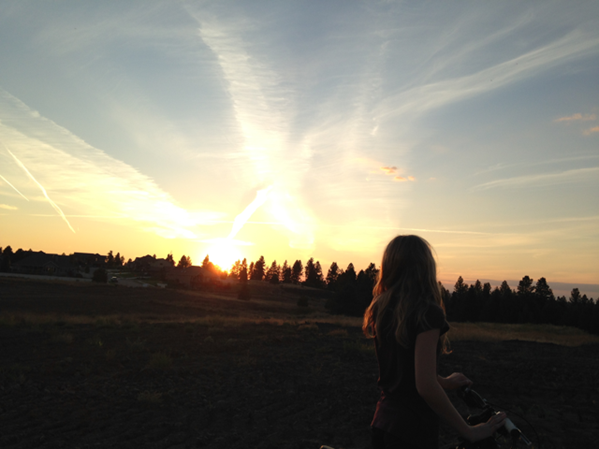
#> input picture Images/r1RGB.png, 599 x 449 px
$ python cvPyramid.py
#> lines starting #> are read from the running program, lines starting #| are printed output that depends on the picture
### PCGF_gamma.py
#!/usr/bin/env python3
# -*- coding: utf-8 -*-
"""
Created on Sun Nov 28 22:56:04 2021

This function applies PCGF to the image according to the reference [1]

@author: ruwwad
@edited: damilola
"""

# References:
    # [1] C. Li, S. Tang, J. Yan and T. Zhou, "Low-Light Image Enhancement via
    #     Pair of Complementary Gamma Functions by Fusion," in IEEE Access,
    #     vol. 8, pp. 169887-169896, 2020, doi: 10.1109/ACCESS.2020.3023485.

import numpy as np
from colorSpace import rgb2hsiIm, hsi2rgbIm

def gammaCorrT(Im, gamma):
    # Applies gamma correction to the image according to the reference [1]
    n = int(np.ceil(np.log2(np.amax(np.array(Im))+1)))  #Number of bits required to represent x
    mx = 2**n - 1  #Maximum "possible" intensity in the image
    #Consider using the actual maximum value in the image
    output = np.zeros(Im.shape)
    for i in range(Im.shape[0]):
        for j in range(Im.shape[1]):
            # output[i,j] = mx *(1 - (1 - Im[i,j]/mx)**(1/gamma) ) #Gamma correction equation
            output[i,j] = mx *((1 - (1 - Im[i,j]/mx)**(1/gamma))**gamma ) #Gamma correction equation
    return output

def crtCorr(Im, gamma):
    # Applies CRT gamma correction to the image according to the reference [1]
    n = int(np.ceil(np.log2(np.amax(np.array(Im))+1)))  #Number of bits required to represent x
    mx = 2**n - 1  #Maximum "possible" intensity in the image
    #Consider using the actual maximum value in the image
    output = np.zeros(Im.shape)
    for i in range(Im.shape[0]):
        for j in range(Im.shape[1]):
            output[i,j] = mx *(1 - (1 - Im[i,j]/mx)**(gamma) ) #Gamma correction equation
    return output

def PCGF_gamma(Im_Org, gamma):
    # Applies PCGF to the image according to the reference [1]
    # The below statement checks if the input image is RGB
    if len(Im_Org.shape) == 2:
        RGB = False
        I = np.copy(Im_Org)
    else:
        RGB = True
        # Im = (Im_Org[:,:,0]+Im_Org[:,:,1]+Im_Org[:,:,2])/3  #Note that the results could warp if the array type was not float, resulting in a heavily distorted image.
        HSI = rgb2hsiIm(Im_Org) #Used to preserve color when computing the PCGF
        n = int(np.ceil(np.log2(np.amax(np.array(Im_Org))+1)))  #Number of bits required to represent x
        L = 2**n  #Number of intensity levels available in the image (in other words, it is our bandwidth).
        I = (L-1)*HSI[:,:,2]  #Transforms the range of the intensities from [0, 1] to [0, L-1]
    y1 = crtCorr(I, gamma)  #Applies inverse gamma correction
    y2 = gammaCorrT(I, gamma) ##Applies gamma correction
    v1 = np.sum(y1)/np.size(y1) #Average value of y1
    v2 = np.sum(y2)/np.size(y2) #Average value of y2
    (c1, c2) = (v1/(v1+v2), v2/(v1+v2))  #Coefficients used for naive blending.
    y = c1*y1 + c2*y2 #Output intensity channel
    if RGB:
        HSI[:,:,2] = y
        output = hsi2rgbIm(HSI, 8)
    else:
        output = y
    return output

# [78 lines of commented-out code are left out]

### hist.py
#!/usr/bin/env python3
# -*- coding: utf-8 -*-
"""
Created on Tue Nov  2 22:09:14 2021

@author: ruwwad
@edited: damilola
"""

def hist(Im):
    import numpy as np
    # Finds the histogram of the image
    # This function has two assumptions:
    # 1- The minimum intensity is zero
    # 2- All intensity values are integers
    # print(Im)
    Im = np.array(Im)  #Converts the image into a numpy array to avoid edge-cases
    # The if statement below allow the function to find the histogram of:
    # 1- greyscale images.
    # 2- RGB images.
    # 3- Videos of rgb images.
    if len(Im.shape) == 1:
        Im = np.array([[[Im]]])
    elif len(Im.shape) == 2:
        Im = np.array([[Im]])
    elif len(Im.shape) == 3:
        Im = np.array([Im])
    # print(Im)
    n = int(np.ceil(np.log2(np.amax(np.array(Im))+1)))  #Number of bits required to represent x
    histo = np.zeros(2**n)  #Initializes the histogram
    for i in range(Im.shape[0]):
        for j in range(Im.shape[1]):
            for k in range(Im.shape[2]):
                for n in range(Im.shape[3]):
                    histo[int(Im[i,j,k,n])] += 1
    return histo


# [20 lines of commented-out code are left out]

### histEq.py
#!/usr/bin/env python3
# -*- coding: utf-8 -*-
"""
Created on Tue Nov  2 22:17:54 2021

@author: ruwwad
@edited: damilola
"""

#Finds the equalized histogram of greyscale images
def histEq(Im):
    import numpy as np
    from hist import hist

    histIm = hist(Im) / Im.size
    normHist = np.zeros(histIm.shape)
    normHist[0] = np.copy(histIm[0])
    for i in range(1, len(histIm)):
        v = histIm[i]
        normHist[i] += np.sum(histIm[0:i+1])
        # print("i= {}\nv= {}\n".format(i,v))

      #Number of bits required to represent x
    normHist = np.round(normHist * (len(histIm)-1))
    output = np.zeros(Im.shape)
    for i in range(Im.shape[0]):
        for j in range(Im.shape[1]):
            output[i,j] = normHist[int(Im[i,j])]
    return output

# [22 lines of commented-out code are left out]

### filterImGray.py
#!/usr/bin/env python3
# -*- coding: utf-8 -*-
"""
Created on Tue Oct 26 23:01:36 2021

@author: ruwwad
@edited: damilola
"""
# from PIL import Image
# from matplotlib import pyplot as plt

def filterImGray(Im, f):
    #Applies a filter to an image
    #"Im" is the image
    #"f" is the filter
    import numpy as np

    Im = np.array(Im)  #Converts the image into a numpy array
    f = np.flip(np.array(f))  #Converts the filter into a numpy array.
                              #The filter is flipped to perform convolution.
                              #Otherwise, it will perform correlation instead.
    #Flipping the filter is essential to perform proper convolution.
    #Convolving an image with a 2D impluse should result in the same image.
    #This can easily be proved by setting:
        #delta=np.zeros((5,5)); delta[2,2]=1; f = np.arange(9).reshape(3,3)
        #filterImGray(delta, f)
    #The output should be "f"

    #f_sz = np.flip(np.append([1,1,1,1], np.array(f.shape)))  #Size of "f"
    f_sz = f.shape  # Size of "f"
    fv= f_sz[0]  #Number of rows "f" has
    fh= f_sz[1]  #Number of columns "f" has

    i_sz = Im.shape  #Size of "Im"
    iv= i_sz[0]  #Number of rows "Im" has
    ih= i_sz[1]  #Number of columns "Im" has

    if fv > iv or fh > ih:
        (Im, iv, ih, f, fv, fh) = (f, fv, fh, Im, iv, ih)  #Edge case: The user swapped the filter with the image

    xi= (fv-1) / 2   #Initial point in x
    xf= iv - xi - 1    #Final point in x
    yi= (fh-1) / 2   #Initial point in y
    yf= ih - yi - 1    #Final point in y
    # print(xi,xf,yi,yf)
    # newIm= np.zeros([ic, int(xf-xi+1), int(yf-yi+1)])
    newIm= np.zeros([int(xf-xi+1), int(yf-yi+1)])

    for i in np.arange(xi, xf+1):
        for j in np.arange(yi, yf+1):
            # np.arange() was chosen instead of range() to allow "i" to
            # use decimal values, which allows it to work with filters
            # that have even dimensions. Does not make sense, but the
            # code would still function normally this way.
            fr= [r for r in np.arange((i-xi),(i-xi+fv), dtype=int)]  #Indices of filtered rows
            fc= [c for c in np.arange((j-yi),(j-yi+fh), dtype=int)]  #Indices of filtered columns
            window= Im[fr[0]:fr[-1]+1, fc[0]:fc[-1]+1]  #This line could be rewritten for efficiency
            # As
            product= np.multiply(f[:,:],window)
            # [4 lines of commented-out code are left out]
            newIm[fr[0], fc[0]]= np.sum(np.sum(product))
    # print(newIm)
    # normalizedNewIm= normIm(newIm, 0, 255)
    return newIm

### PCGF_Sharp.py
#!/usr/bin/env python3
# -*- coding: utf-8 -*-
"""
Created on Sun Nov 28 23:33:28 2021

@author: ruwwad
@edited: damilola
"""

'''Sharpens the image using an unsharp mask according to reference [1]'''
# References:
    # [1] C. Li, S. Tang, J. Yan and T. Zhou, "Low-Light Image Enhancement via
    #     Pair of Complementary Gamma Functions by Fusion," in IEEE Access,
    #     vol. 8, pp. 169887-169896, 2020, doi: 10.1109/ACCESS.2020.3023485.
import numpy as np
from filterImGray import filterImGray as filterIm
from histEq import histEq
from meanPadIm import meanPadIm
from clipIm import clipIm

# [5 lines of commented-out code are left out]

def PCGF_Sharp(Im, g, alpha):
    #Sharpens the image using an unsharp mask according to reference [1]
    #Im: Grayscale input image as a numpy array
    #g: Gaussian kernel
    #alpha: Sharpening strength

    # Im_Pad = meanPadIm(Im, g)  #Padded image to preserve its dimensions after convolution
    blurIm = lambda I, f: filterIm(meanPadIm(I, f), f) / np.sum(f) #Blurs the image
    unsharpMask = lambda I, f, a: I + a * (I - blurIm(I, f)) #Sharpens the image
    # It's highly appreciated if the unsharpMask was clipped to have a maximum
    # value of (L-1).

    histV = histEq(Im)  #Applies histogram equalization to the image
    # n = int(np.ceil(np.log2(np.amax(np.array(Im))+1)))  #Number of bits required to represent x
    # L = 2**n  #Number of intensity levels available in the image (in other words, it is our bandwidth).
    # s2 = normIm(unsharpMask(histV, g, alpha), 0, L-1)
    s2 = unsharpMask(histV, g, alpha)
    output = (Im + s2)/2
    return output

# # import numpy as np
# # from histEq import histEq
# # from hist import hist
# # from filterImGray import filterImGray as filterIm
# # from meanPadIm import meanPadIm
# from filterImGray import filterImGray as filterIm
# # from normIm import normIm
# from PIL import Image

# Im_Org = np.array(Image.open('Images/r1RGB.png'), dtype=float)
# Im = Im_Org[:,:,1]
# g = np.array([[1, 2, 1], [2, 4, 2], [1, 2, 1]], dtype=float)
# alpha = 3

# # Im_Pad = meanPadIm(Im, g)  #Padded image to preserve its dimensions after convolution
# unsharpMask = lambda I, f, a: I + a * (I - (filterIm(meanPadIm(I, f), f)/np.sum(f)))
# # It's highly appreciated if the unsharpMask was clipped to have a maximum value of (L-1)
# print(Im.shape)
# histV = histEq(Im)
# n = int(np.ceil(np.log2(np.amax(np.array(Im))+1)))  #Number of bits required to represent x
# L = 2**n  #Number of intensity levels available in the image (in other words, it is our bandwidth).
# # s2 = normIm(unsharpMask(histV, g, alpha), 0, L-1)
# s2 = unsharpMask(histV, g, alpha)
# output = (Im + s2)/2

### imageFusion.py
#!/usr/bin/env python3
# -*- coding: utf-8 -*-
"""
Created on Sat Dec  4 22:21:10 2021

@author: ruwwad
@edited: damilola
"""

#References:
    # [1] M. Akai, Y. Ueda, T. Koga and N. Suetake, "A Single Backlit Image
    # Enhancement Method For Improvement Of Visibility Of Dark Part," 2021
    # IEEE International Conference on Image Processing (ICIP), 2021,
    # pp. 1659-1663, doi: 10.1109/ICIP42928.2021.9506526.

    # [2] C. Li, S. Tang, J. Yan and T. Zhou, "Low-Light Image Enhancement via
    #     Pair of Complementary Gamma Functions by Fusion," in IEEE Access,
    #     vol. 8, pp. 169887-169896, 2020, doi: 10.1109/ACCESS.2020.3023485.

import numpy as np
from filterImGray import filterImGray as filterIm #I should probably write a faster function
from filterImRGB import filterImRGB
from meanPadImRGB import meanPadImRGB
from meanPadIm import meanPadIm
from zeroPadIm import zeroPadIm
from sampleIm import sampleIm
from normIm import normIm

def exposednessWM(Im, u, std):
    # Im: Input images (yes, plural to make things tidy)
    # u: Mean
    # std: Standard deviation
    # Follows Equation (20) & (21) from reference [2]

    n = int(np.ceil(np.log2(np.amax(np.array(Im))+1)))  #Number of bits required to represent x
    L = 2**n  #Number of intensity levels available in the image (in other words, it is our bandwidth).
    w = 0*Im  #Preallocation
    try:
        for k in range(Im.shape[2]):
            w[:,:,k] = np.exp(-(( (Im[:,:,k]/(L-1)) - u)**2) / (2*(std**2)))
        for i in range(Im.shape[0]):
            for j in range(Im.shape[1]):
                w[i,j,:] = w[i,j,:]/np.sum(w[i,j,:])
    except:
        w = np.exp(-((Im/(L-1)-u)**2)/(2*(std)**2))
    return w

# [12 lines of commented-out code are left out]

# [194 lines left out: functions upSample, gaussianPyramid, imageFusion, fusion, not called in this run]

# [11 lines of commented-out code are left out]

### meanPadIm.py
#!/usr/bin/env python3
# -*- coding: utf-8 -*-
"""
Created on Wed Dec  1 16:11:45 2021

Pads the image with mean value to retain its dimensions when filtered using "f".

@author: ruwwad
@edited: damilola
"""

def meanPadIm(Im, f):
    # Pads the image with mean value to retain its dimensions when filtered using "f".
    import numpy as np
    fr = f.shape[0]  #Number of rows in the filter
    fc = f.shape[1]  #Number of columns in the filter
    x = int(np.floor(fr/2))  #Offset in the x-axis
    y = int(np.floor(fc/2))  #Offset in the y-axis
    u = np.sum(Im)/np.size(Im)  #Mean value of the image

    # Padding the image depends on the dimensions of the filter, or rather, whether
    # they are even or not. So you could have:
        # fr: odd,   fc: odd
        # fr: odd,   fc: even
        # fr: even,   fc: odd
        # fr: even,   fc: even
    # Each of these condition requires its own equation for finding the padded
    # image. Such conditions can be accounted for using if statements. However,
    # running if statement slows the code down, and accounting for all conditions
    # does not seem to be necessary since filters almost always have odd dimensions.
    # The solution to this is to use "exception handling". This allows the code to
    # assume the filter is odd and run its associated equation, and only check the
    # conditions if an error is raised. Thus, we keep the speed while accounting
    # for all different conditions.
    try:
        Im_pad = u*np.ones([Im.shape[0]+fr-1, Im.shape[1]+fc-1])
        Im_pad[x:Im_pad.shape[0]-x,y:Im_pad.shape[1]-y] = Im
    except:
        #The first if statement seems unnecessary as it duplicates the "try"
        if fr/2 != int(fr/2) and fc/2 != int(fc/2):  #Checks if the filter has odd dimensions
            Im_pad = u*np.ones([Im.shape[0]+fr-1, Im.shape[1]+fc-1])
            print("odd")
        elif fr/2 != int(fr/2) and fc/2 == int(fc/2):  #Checks if fr is odd while fc is even
            Im_pad = u*np.ones([Im.shape[0]+fr-1, Im.shape[1]+fc])
        elif fr/2 == int(fr/2) and fc/2 != int(fc/2):  #Checks if fr is even while fc is odd
            Im_pad = u*np.ones([Im.shape[0]+fr, Im.shape[1]+fc-1])
        else:  #Checks if the filter has even dimensions
            Im_pad = u*np.ones([Im.shape[0]+fr, Im.shape[1]+fc])

        Im_pad[x:Im_pad.shape[0]-x,y:Im_pad.shape[1]-y] = Im
    return Im_pad


# import numpy as np
# (m,n) = (6,6)  #Number of rows and columns in the image.
# (fr,fc) = (5,5)  #Number of rows and columns in the filter.
# Im = np.arange(m*n).reshape([m,n])
# f = np.ones([fr, fc])
# fr = f.shape[0]  #Number of rows in the filter
# fc = f.shape[1]  #Number of columns in the filter
# x = int(np.floor(fr/2))  #Offset in the x-axis
# y = int(np.floor(fc/2))  #Offset in the y-axis

# # Padding the image depends on the dimensions of the filter, or rather, whether
# # they are even or not. So you could have:
#     # fr: odd,   fc: odd
#     # fr: odd,   fc: even
#     # fr: even,   fc: odd
#     # fr: even,   fc: even
# # Each of these condition requires its own equation for finding the padded
# # image. Such conditions can be accounted for using if statements. However,
# # running if statement slows the code down, and accounting for all conditions
# # does not seem to be necessary since filters almost always have odd dimensions.
# # The solution to this is to use "exception handling". This allows the code to
# # assume the filter is odd and run its associated equation, and only check the
# # conditions if an error is raised. Thus, we keep the speed while accounting
# # for all different conditions.
# try:
#     Im_pad = np.zeros([Im.shape[0]+fr-1, Im.shape[1]+fc-1])
#     Im_pad[x:-x,y:-y] = Im  # Im_pad: Guided Image Padded
# except:
#     if fr/2 != int(fr/2) and fc/2 != int(fc/2):  #Checks if the filter has odd dimensions
#         Im_pad = np.zeros([Im.shape[0]+fr-1, Im.shape[1]+fc-1])
#     elif fr/2 != int(fr/2) and fc/2 == int(fc/2):  #Checks if fr is odd while fc is even
#         Im_pad = np.zeros([Im.shape[0]+fr-1, Im.shape[1]+fc])
#     elif fr/2 == int(fr/2) and fc/2 != int(fc/2):  #Checks if fr is even while fc is odd
#         Im_pad = np.zeros([Im.shape[0]+fr, Im.shape[1]+fc-1])
#     else:  #Checks if the filter has even dimensions
#         Im_pad = np.zeros([Im.shape[0]+fr, Im.shape[1]+fc])
#     Im_pad[x:-x,y:-y] = Im  # Im_pad: Guided Image Padded

### cvPyramid.py
#!/usr/bin/env python3
# -*- coding: utf-8 -*-
"""
Created on Fri Dec 10 23:04:04 2021

@author: openCV
@edited: ruwwad, damilola
"""

# References:
    # [1] M. Akai, Y. Ueda, T. Koga and N. Suetake, "A Single Backlit Image
    # Enhancement Method For Improvement Of Visibility Of Dark Part," 2021
    # IEEE International Conference on Image Processing (ICIP), 2021,
    # pp. 1659-1663, doi: 10.1109/ICIP42928.2021.9506526.

    # [2] C. Li, S. Tang, J. Yan and T. Zhou, "Low-Light Image Enhancement via
    #     Pair of Complementary Gamma Functions by Fusion," in IEEE Access,
    #     vol. 8, pp. 169887-169896, 2020, doi: 10.1109/ACCESS.2020.3023485.


import cv2 as cv
import numpy as np,sys
import matplotlib.pyplot as plt
from PIL import Image
from histEq import histEq
from gammaCorr import gammaCorr
from imageFusion import exposednessWM
from PCGF_gamma import PCGF_gamma
from PCGF_Sharp import PCGF_Sharp

l = 4
Im_Org = np.array(Image.open('Images/r1RGB.png'), dtype=float)
#Funny story, I've wasted about about two hours troubleshooting why the results
#were completely wrong, and it turned out the image was of type "uint8" ):
#The lesson to learn here is that you should assume that EVERYTHING COULD GO
#WRONG, EVEN THE INPUT IMAGE ITSELF!!!
Im = (Im_Org[:,:,0]+Im_Org[:,:,1]+Im_Org[:,:,2])/3  #Note that the results could warp if the array type was not float, resulting in a heavily distorted image
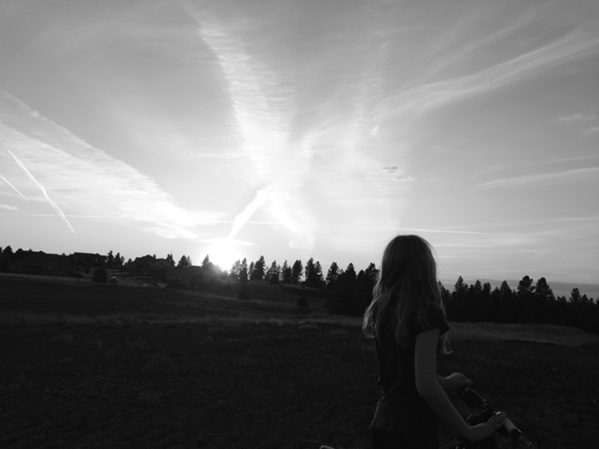
#> Im: shape (449, 599) float64; min 5.67, max 255, mean 120.1
ImGamma = PCGF_gamma(Im, 2.2)
#> in crtCorr, `n = int(np.ceil(np.log2(np.amax(np.array(Im))+1)))`: n = 8
#> in crtCorr, `mx = 2**n - 1  #Maximum "possible" intensity in the image`: mx = 255
#> after the loop in crtCorr, `for i in range(Im.shape[0]):`:
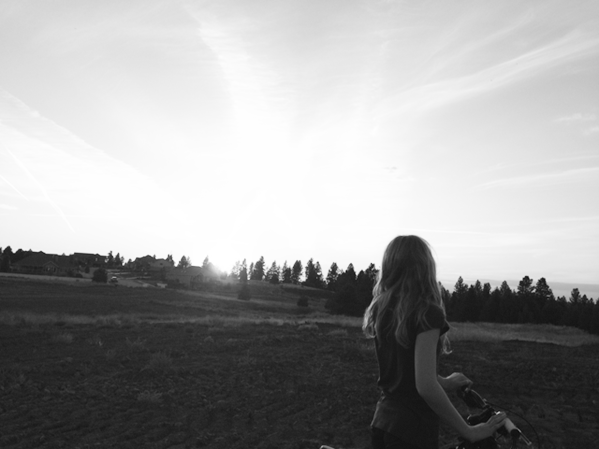
#> output: shape (449, 599) float64; min 12.3, max 255, mean 159
#> in gammaCorrT, `n = int(np.ceil(np.log2(np.amax(np.array(Im))+1)))`: n = 8
#> in gammaCorrT, `mx = 2**n - 1  #Maximum "possible" intensity in the image`: mx = 255
#> after the loop in gammaCorrT, `for i in range(Im.shape[0]):`:
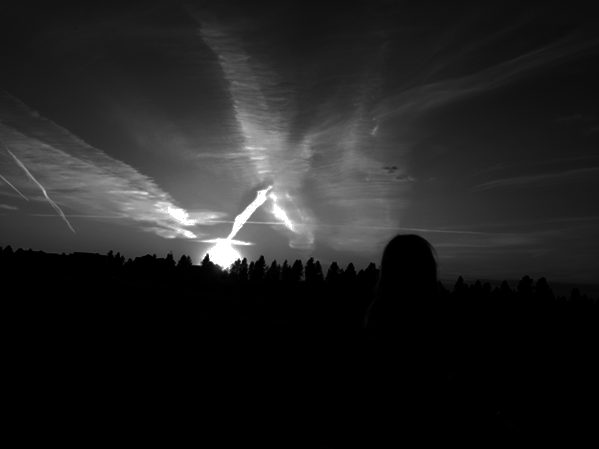
#> output: shape (449, 599) float64; min 0.0105, max 255, mean 34
#> in PCGF_gamma, `v1 = np.sum(y1)/np.size(y1)`: v1 = 159
#> in PCGF_gamma, `v2 = np.sum(y2)/np.size(y2)`: v2 = 34
#> in PCGF_gamma, `(c1, c2) = (v1/(v1+v2), v2/(v1+v2))`: c1 = 0.824; c2 = 0.176
#> in PCGF_gamma, `y = c1*y1 + c2*y2`:
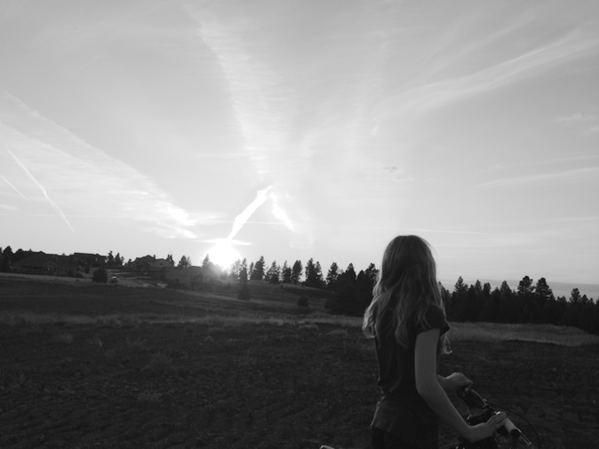
#> y: shape (449, 599) float64; min 10.14, max 255, mean 137
g = np.array([[1, 2, 1], [2, 4, 2], [1, 2, 1]], dtype=float)  #Smmothing kernel
ImSharp = PCGF_Sharp(Im, g, 1)
#> in hist, `n = int(np.ceil(np.log2(np.amax(np.array(Im))+1)))`: n = 8
#> in histEq, `histIm = hist(Im) / Im.size`: histIm = 256 values, max 0.0368 at index 19, min 0 at index 0, mean 0.00391
#> the loop in histEq, `for i in range(1, len(histIm)):` made 255 passes
#> v on passes 1 to 3: 0, 0, 0
#> after the loop in histEq, `for i in range(1, len(histIm)):`: normHist = 256 values from 0 to 1
#> in histEq, `normHist = np.round(normHist * (len(histIm)-1))`: normHist = 256 values from 0 to 255
#> after the loop in histEq, `for i in range(Im.shape[0]):`:
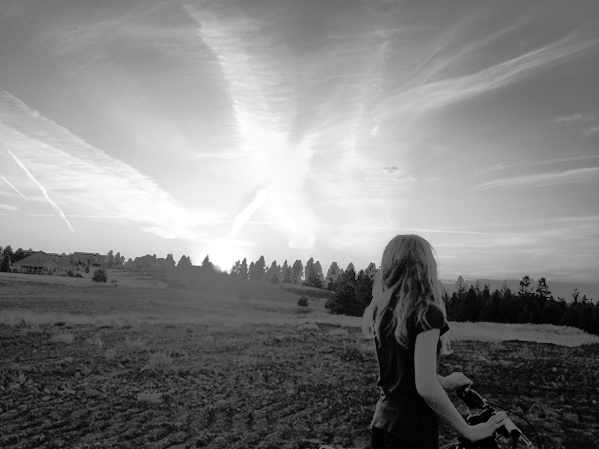
#> output: shape (449, 599) float64; min 0, max 255, mean 128.9

# The padding below is done to make sure that downsampling halves the
# image dimensions in each pyramid level
x, y = Im.shape[0], Im.shape[1]
A = np.zeros([int(np.ceil(x/2**l)*2**l), int(np.ceil(y/2**l)*2**l)])
# x, y, z = Im.shape[0], Im.shape[1], Im.shape[2]
# A = np.zeros([int(np.ceil(x/2**l)*2**l), int(np.ceil(y/2**l)*2**l), z])
B = np.copy(A)
dummy = np.zeros([int(np.ceil(x/2**l)*2**l), int(np.ceil(y/2**l)*2**l), 2])

A[:x,:y] = np.copy(ImGamma)
B[:x,:y] = np.copy(ImSharp)

w = np.zeros((A.shape[0], A.shape[1], 2))
dummy[:,:,0] = np.copy(A)
dummy[:,:,1] = np.copy(B)
w = exposednessWM(dummy, 0.5, 0.25)
w0 = np.copy(w[:,:,0])
w1 = np.copy(w[:,:,1])

# generate Gaussian pyramid for A
G = A.copy()
gpA = [G]
for i in range(l):
    G = cv.pyrDown(G)
    gpA.append(G)
#> after the loop, gpA = 5 items

# generate Gaussian pyramid for B
G = B.copy()
gpB = [G]
for i in range(l):
    G = cv.pyrDown(G)
    gpB.append(G)
#> after the loop, gpB = 5 items

# generate Laplacian Pyramid for A
lpA = [gpA[l-1]]
for i in range(l-1,0,-1):
    GE = cv.pyrUp(gpA[i])
    L = cv.subtract(gpA[i-1],GE)
    lpA.append(L)
#> after the loop, lpA = 4 items

# generate Laplacian Pyramid for B
lpB = [gpB[l-1]]
for i in range(l-1,0,-1):
    GE = cv.pyrUp(gpB[i])
    L = cv.subtract(gpB[i-1],GE)
    lpB.append(L)
#> after the loop, lpB = 4 items

G = w0.copy()
gpW0 = [G]
for i in range(l):
    G = cv.pyrDown(G)
    gpW0.append(G)

# generate Gaussian pyramid for B
G = w1.copy()
gpW1 = [G]
for i in range(l):
    G = cv.pyrDown(G)
    gpW1.append(G)
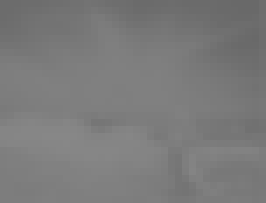
#> G: shape (29, 38) float64 (shown 7 times larger); min 0.413, max 0.532, mean 0.483

# Now add left and right halves of images in each level
LS = []
i = -1
for la,lb in zip(lpA,lpB):
    # rows,cols,dpt = la.shape
    i += 1
    rows,cols = la.shape
    ls = gpW0[(l-1)-i]*la + gpW1[(l-1)-i]*lb
    # ls = np.hstack((la[:,0:cols//2], lb[:,cols//2:]))
    LS.append(ls)
#> this loop made 4 passes
#> (rows, cols) on passes 1 to 4: (58, 76), (116, 152), (232, 304), (464, 608)
#> after the loop, LS = 4 items; i = 3
# [7 lines of commented-out code are left out]
ls_ = LS[0]
for i in range(1,l):
    ls_ = cv.pyrUp(ls_)
    ls_ = cv.add(ls_, LS[i])

# image with direct connecting each half
real = np.hstack((A[:,:cols//2],B[:,cols//2:]))

# [10 lines of commented-out code are left out]

plt.figure(dpi=300)
plt.imshow(ls_[:x,:y]/255, 'gray')
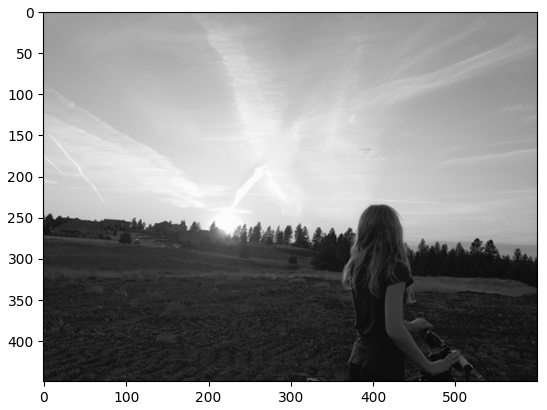
#> figure drawn by matplotlib, 1 panel
